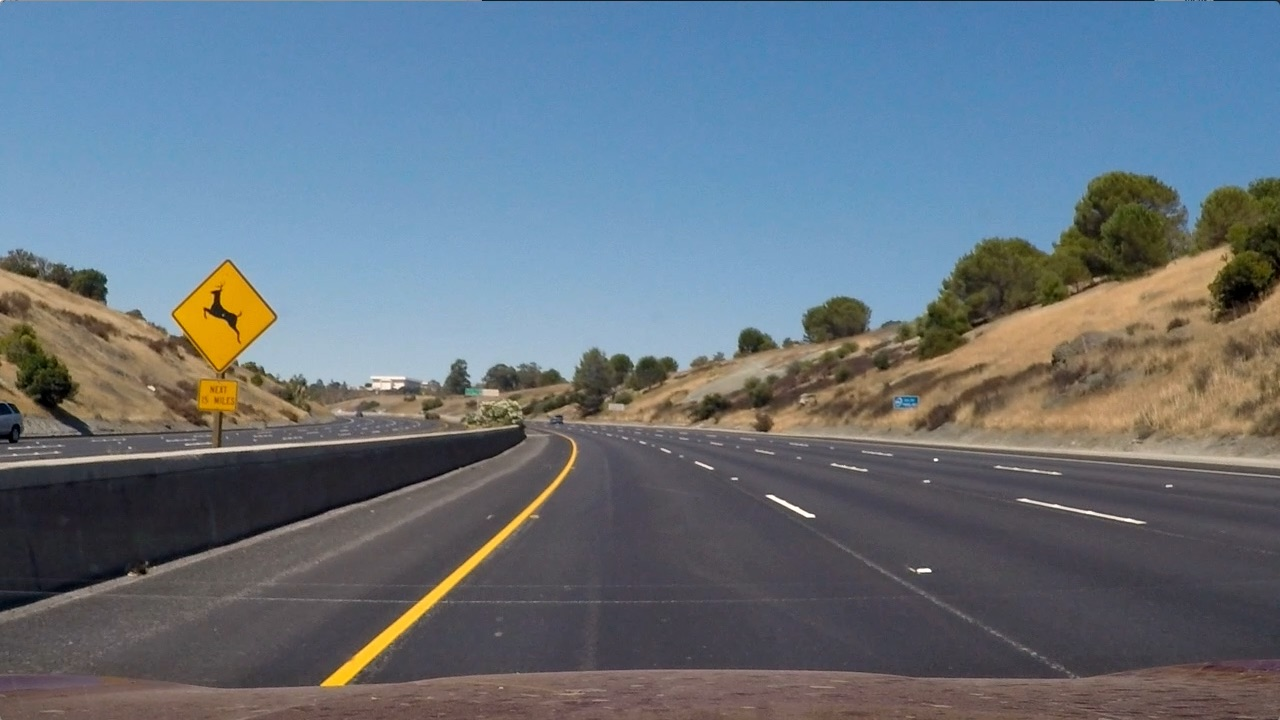
#> input picture test_images/test2.jpg, 1280 x 720 px
$ jupyter execute --allow-errors 'advanced_lane_detection (2).ipynb'   (shell and % lines are left out)   (older library calls are emulated)
#> lines starting #> are read from the running program, lines starting #| are printed output that depends on the picture; after the words box and inside, x2 and y2 are one past the last pixel; in counts of white or black regions, pixels touching at a corner belong together
#> further down, test_image is the input picture: shape (720, 1280, 3); mean R, G, B 102.8, 114.6, 125.5
# Project Steps
 ## Main Steps:

* Camera calibration and distortion correction.
* Color/gradient threshold.
* Perspective transform.
* Detect lane lines.

## Extra Step:
* Determine the lane curvature.

[cell 1]
import numpy as np
import sys
#sys.path.remove('/opt/ros/kinetic/lib/python2.7/dist-packages')
import cv2
#sys.path.append('/opt/ros/kinetic/lib/python2.7/dist-packages')
import os
import matplotlib.pyplot as plt
import matplotlib.image as mpimg
import glob
from matplotlib.patches import Polygon

# Camera Calibration  and Distortion Correction

[cell 2]
def cameraCalibrate(image):
    # Compute the camera calibration matrix and distortion coefficients given a set of chessboard images.
    import glob

    #read in and make a list of calibration images
    images = glob.glob('./camera_cal/calibration*.jpg')

    #Arrays to store objects points and image points from all the images
    objpoints = [] #3d points
    imgpoints = [] #2d points

    #prepare points
    objp  = np.zeros((9*6,3),np.float32)
    objp[:,:2] = np.mgrid[0:9,0:6].T.reshape(-1,2)


    for fname in images:
        #read in each image
        img = mpimg.imread(fname)
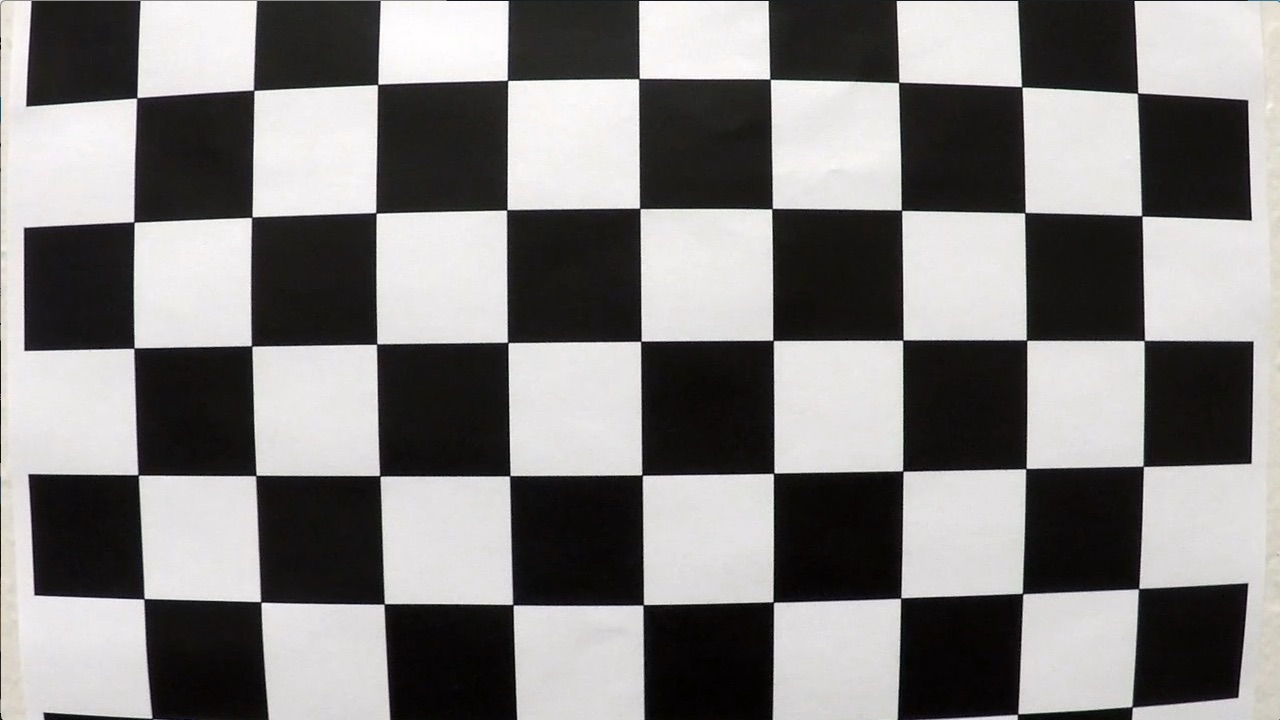
#> input picture camera_cal/calibration1.jpg, 1280 x 720 px
#> img is the input picture: shape (720, 1280, 3); mean R, G, B 130.1, 128.4, 127.8
        #convert image to gray scale
        gray  = cv2.cvtColor(img,cv2.COLOR_RGB2GRAY)
        #find corners
        ret,corners = cv2.findChessboardCorners(gray,(9,6),None)
#> ret = False; corners = None
        if ret == True:
            imgpoints.append(corners)
            objpoints.append(objp)

    shape =(img.shape[1],img.shape[0])
    ret, mtx, dist, rvect, tvect = cv2.calibrateCamera(objpoints,imgpoints,shape,None,None)

    #undistored the image
    undistorted_image = cv2.undistort(image, mtx, dist, None, mtx)
    return undistorted_image

[cell 3]
test_image = mpimg.imread('./test_images/test2.jpg')

f, (ax1,ax2) = plt.subplots(1, 2, figsize=(20,10))
ax1.set_title('Original image', fontsize=20)
ax1.imshow(test_image)

#> (the rest of this cell did not finish here and is left out)

# Gradient / Color Threshold

[cell 4]
#-----------mayar--------------
#GAUSSIAN BLUR
blurred = cv2.GaussianBlur(test_image, (5,5), 0)

[cell 5]
#TODO: Convert to H
hlsval = cv2.cvtColor(blurred,cv2.COLOR_RGB2HLS)
#> hlsval: shape (720, 1280, 3); mean of channels 0, 1, 2 86.1, 113.9, 64

h_channel,l_channel,s_channel=cv2.split(hlsval)
# visualize
f, (ax1,ax2,ax3) = plt.subplots(1, 3, figsize=(20,10))
ax1.set_title('h_channel', fontsize=20)
ax1.imshow(h_channel,cmap='gray')
ax2.set_title('l_channel', fontsize=20)
ax2.imshow(l_channel,cmap='gray')
ax3.set_title('s_channel', fontsize=20)
ax3.imshow(s_channel,cmap='gray')

[cell 6]
plt.imshow((l_channel/255)*(s_channel/255),cmap="gray")

[cell 7]
def colorThreshold(img,thresh=(0.25,1)):
#> called with thresh = (0.25, 1)
    hlsval = cv2.cvtColor(img,cv2.COLOR_RGB2HLS)
#> hlsval: shape (720, 1280, 3); mean of channels 0, 1, 2 86.2, 113.9, 64.8
    #hlsval = cv2.cvtColor(cv2.UMat(img), cv2.COLOR_RGB2HLS)
    h_channel,l_channel,s_channel=cv2.split(hlsval)
    combinedcolor=(l_channel/255)*(s_channel/255)
    ret,thresh=cv2.threshold(combinedcolor,thresh[0],thresh[1],cv2.THRESH_BINARY)
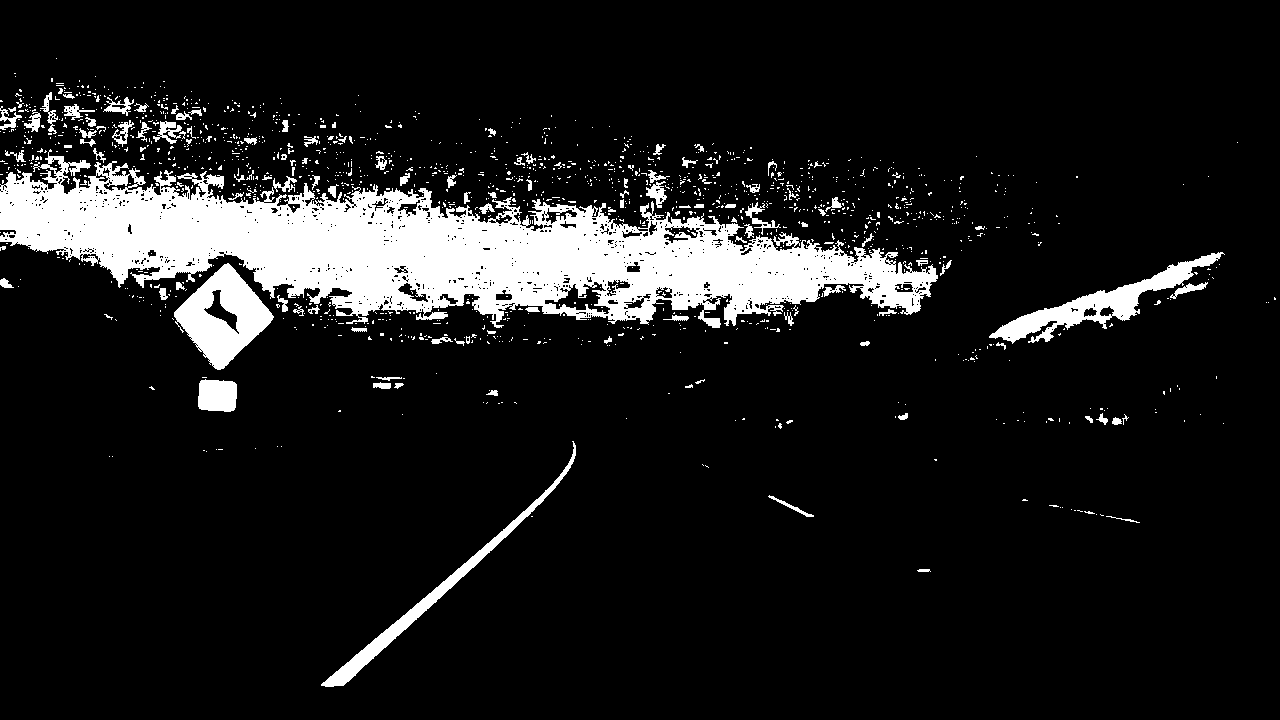
#> thresh: shape (720, 1280) float64; values 0 (black) and 1 (white), 10.9% white; 1499 white regions (1379 under 20 px), largest, box (x1, y1, x2, y2) and area: (0, 149, 938, 328) 73950, (174, 263, 274, 370) 5337, (989, 252, 1225, 344) 4534
#> ret = 0.25
    return thresh

[cell 8]
plt.imshow(colorThreshold(test_image),cmap="gray")

[cell 9]
# X or Y sobel gradient
def abs_sobel_thresh(image, orient='x', sobel_kernel=3, thresh=(0, 250)):
    # TODO: Convert to grayscale using cv2.COLOR_RGB2GRAY as the conversion
#> called with orient = 'x', sobel_kernel = 3, thresh = (30, 100)
    gray=cv2.cvtColor(image,cv2.COLOR_RGB2GRAY)

    # TODO: Apply x or y gradient with the OpenCV Sobel() function

    ddepth = cv2.CV_64F
    # and take the absolute value
    if(orient=='x'):
        grad_x = cv2.Sobel(gray, ddepth, 1, 0, ksize=sobel_kernel)
        abs_sobel=np.absolute(grad_x)
    if(orient=='y'):
        grad_y = cv2.Sobel(gray, ddepth, 0, 1, ksize=sobel_kernel)
        abs_sobel=np.absolute(grad_y)
    # TODO: Rescale back to 8 bit integer
    abs_sobel = np.uint8(255*abs_sobel/np.max(abs_sobel))

    # TODO: Create a binary image of ones where threshold is met, zeros otherwise
    abs_sobel_output = np.zeros_like(abs_sobel)
    for i in range(0,abs_sobel.shape[0]):
        for j in range(0,abs_sobel.shape[1]):
            if abs_sobel[i][j]>thresh[0] and abs_sobel[i][j]<thresh[1]:
                abs_sobel_output[i][j]=1
#> abs_sobel_output: shape (720, 1280); values 0 (black) and 1 (white), 2.5% white in thin lines or dots

    # Return the binary image
    return abs_sobel_output

# Magnitude using X and Y sobel gradient
def mag_thresh(image, sobel_kernel=3, mag_thresh=(0, 255)):
    # TODO: Convert to grayscale using cv2.COLOR_RGB2GRAY as the conversion
#> called with sobel_kernel = 3, mag_thresh = (60, 100)
    gray=cv2.cvtColor(image,cv2.COLOR_RGB2GRAY)
    ddepth = cv2.CV_64F


    # TODO: Calculate the gradient magnitude
    sobelx=np.absolute(cv2.Sobel(gray, ddepth, 1, 0, ksize=sobel_kernel))
    sobely=np.absolute(cv2.Sobel(gray, ddepth, 0, 1, ksize=sobel_kernel))

    sobelx=np.square(sobelx)
    sobely=np.square(sobely)
    sobelxy=sobelx+sobely
    gradmag=np.sqrt(sobelxy)

    # TODO:  Rescale to 8 bit
    gradmag = np.uint8(255*gradmag/np.max(gradmag))

    # TODO: Create a binary image of ones where threshold is met, zeros otherwise
    mag_binary = np.zeros_like(gradmag)
    for i in range(0,gradmag.shape[0]):
        for j in range(0,gradmag.shape[1]):
            if gradmag[i][j]>mag_thresh[0] and gradmag[i][j]<mag_thresh[1]:
                mag_binary[i][j]=1
#> mag_binary: shape (720, 1280); values 0 (black) and 1 (white), 1.5% white in thin lines or dots
    # Return the binary image
    return mag_binary

# Direction using X and Y sobel gradient
def dir_threshold(image, sobel_kernel=3, thresh=(0, np.pi/2)):
    # TODO: Convert to grayscale using cv2.COLOR_RGB2GRAY as the conversion
#> called with sobel_kernel = 3, thresh = (0, 1.57)
    gray=cv2.cvtColor(image,cv2.COLOR_RGB2GRAY)
    ddepth = cv2.CV_64F
    # TODO: Calculate the gradient direction using np.arctan2 function
    sobelx=cv2.Sobel(gray, ddepth, 1, 0, ksize=sobel_kernel)
    sobely=cv2.Sobel(gray, ddepth, 0, 1, ksize=sobel_kernel)
    absgraddir = np.absolute(np.arctan2(sobely, sobelx))
    # TODO: Rescale to 8 bit
    absgraddir = np.uint8(255*absgraddir/np.max(absgraddir))

    # TODO: Create a binary image of ones where threshold is met, zeros otherwise
    dir_binary =  np.zeros_like(absgraddir)
    for i in range(0,absgraddir.shape[0]):
        for j in range(0,absgraddir.shape[1]):
            if absgraddir[i][j]>thresh[0] and absgraddir[i][j]<thresh[1]:
                dir_binary[i][j]=1
#> dir_binary: shape (720, 1280); values 0 (black) and 1 (white), 0.03% white in thin lines or dots, all inside (x1, y1, x2, y2) = (2, 179, 1279, 717)
    # Return the binary image
    return dir_binary

[cell 10]
colorGradientImage=colorThreshold(test_image)

# X gradient
x_sobel=abs_sobel_thresh(test_image,orient="x",thresh=(30, 100))
# Y gradient
y_sobel=abs_sobel_thresh(test_image,orient="y",thresh=(30, 100))
# Sobel gradient direction
mag_sobel=mag_thresh(test_image, sobel_kernel=3, mag_thresh=(60, 100))
# Sobel gradient magnitude
dir_sobel=dir_threshold(test_image, sobel_kernel=3, thresh=(0, np.pi/2))

# visualize results
f, (ax1,ax2,ax3,ax4) = plt.subplots(1, 4, figsize=(20,10))
# X gradient
ax1.set_title('X gradient', fontsize=20)
ax1.imshow(x_sobel,cmap='gray')
# Y gradient
ax2.set_title('Y gradient', fontsize=20)
ax2.imshow(y_sobel,cmap='gray')
# Sobel gradient direction
ax3.set_title('Sobel gradient direction', fontsize=20)
ax3.imshow(dir_sobel,cmap='gray')
# Sobel gradient magnitude
ax4.set_title('Sobel gradient magnitud', fontsize=20)
ax4.imshow(mag_sobel,cmap='gray')

[cell 11]
image = mpimg.imread('./test_images/test5.jpg')
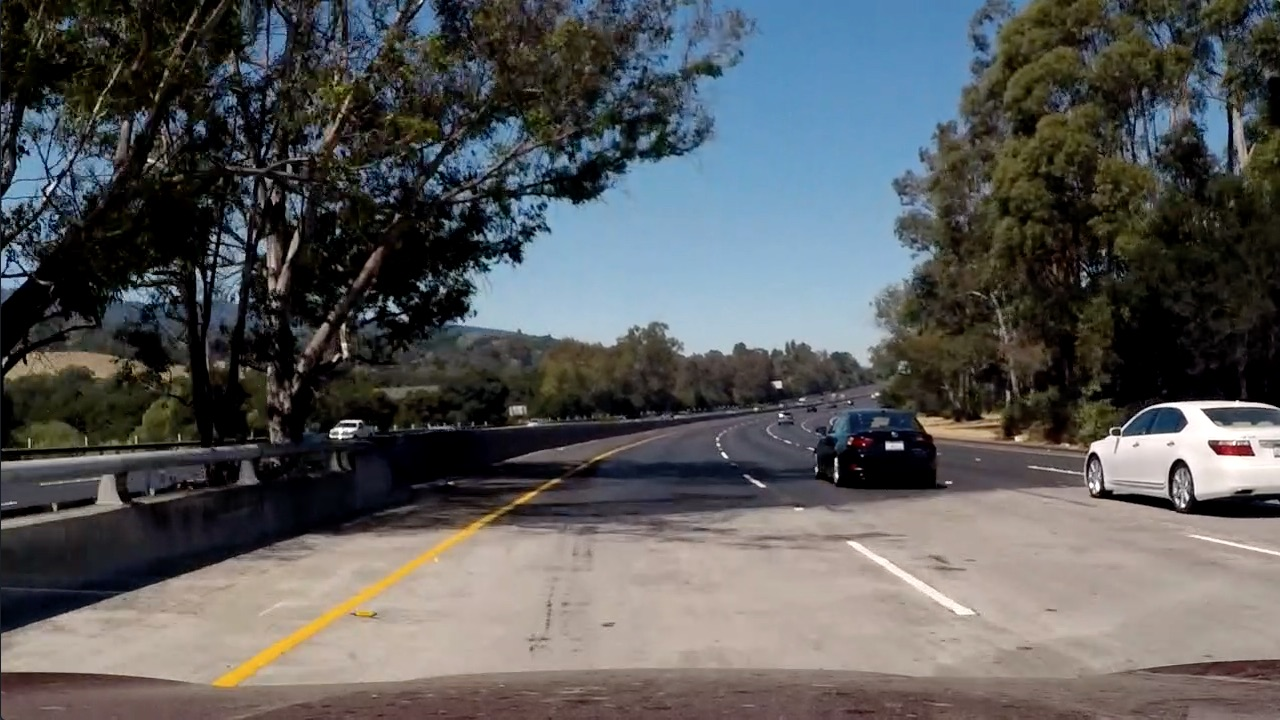
#> input picture test_images/test5.jpg, 1280 x 720 px
#> image is the input picture: shape (720, 1280, 3); mean R, G, B 88.5, 89.3, 89.8
plt.imshow(mag_thresh(test_image, mag_thresh=(60,100)), cmap='gray')

# Perspective Transform

[cell 12]
def warp(img, src_coordinates=None, dst_coordinates=None):

    # Define calibration box in source (original) and destination (desired or warped) coordinates
    img_size = (img.shape[1], img.shape[0])

    if src_coordinates is None:
        src_coordinates = np.float32(
            [[280,  700],  # Bottom left
             [595,  460],  # Top left
             [725,  460],  # Top right
             [1125, 700]]) # Bottom right

    if dst_coordinates is None:
        dst_coordinates = np.float32(
            [[250,  720],  # Bottom left
             [250,    0],  # Top left
             [1065,   0],  # Top right
             [1065, 720]]) # Bottom right

    # Compute the perspective transfor, M
    M = cv2.getPerspectiveTransform(src_coordinates, dst_coordinates)

    # Compute the inverse perspective transfor also by swapping the input parameters
    Minv = cv2.getPerspectiveTransform(dst_coordinates, src_coordinates)

    # Create warped image - uses linear interpolation
    warped = cv2.warpPerspective(img, M, img_size, flags=cv2.INTER_LINEAR)

    return warped, M, Minv

[cell 13]
src_coordinates = np.float32(
    [#[280,  700],
     [200, 700],# Bottom left
     [595,  460],  # Top left
     [725,  460],  # Top right
     [1125, 700]]) # Bottom right

dst_coordinates = np.float32(
    [[250,  720],   # Bottom left
     [250,    0],  # Top left
     [1065,   0],  # Top right
     [1065, 720]]) # Bottom right

coordinates = [src_coordinates,dst_coordinates]

#WARP BINARY IMAGE INTO TOP-DOWN VIEW
warped, M, Minv = warp(test_image, src_coordinates, dst_coordinates)
#> M = [[-0.585, -1.56, 1040.6], [-2.02e-16, -1.99, 915.9], [0, -0.00238, 1]]; Minv = [[0.16, -0.787, 555.1], [3.45e-16, -0.502, 460], [8.67e-19, -0.00119, 1]]

# Plot the result
imgs = [test_image, warped]
names = ['Original' ,'Warped (Birds-eye View)']

f, ax = plt.subplots(1, 2, figsize=(16,8))
f.tight_layout()
i = 0
for c in range(2):
    ax[c].imshow(imgs[i], cmap='gray')
    ax[c].plot(Polygon(coordinates[i]).get_xy()[:, 0], Polygon(coordinates[i]).get_xy()[:, 1], color='red')
    warped, M, Minv = warp(test_image) #yasmeen's output
    ax[c].set_title('{}'.format(names[i]), fontsize=24)
    ax[c].axis('off')
    i += 1
#> after the loop, i = 2

plt.subplots_adjust(left=0., right=1, top=0.9, bottom=0.)
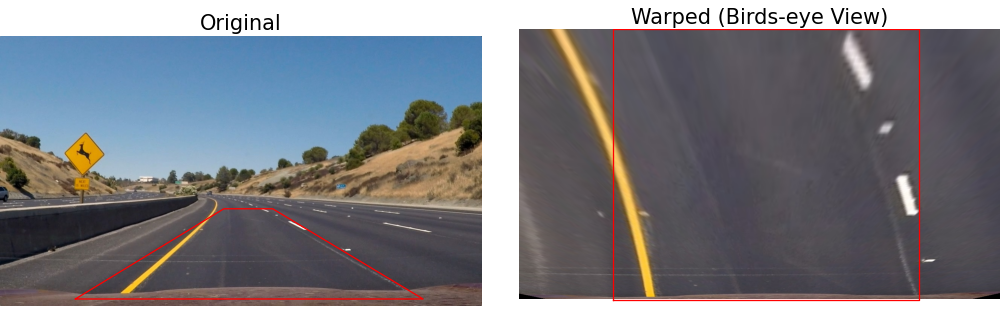
#> figure drawn by matplotlib, 2 panels
#> (the rest of the program and of its run is left out)
